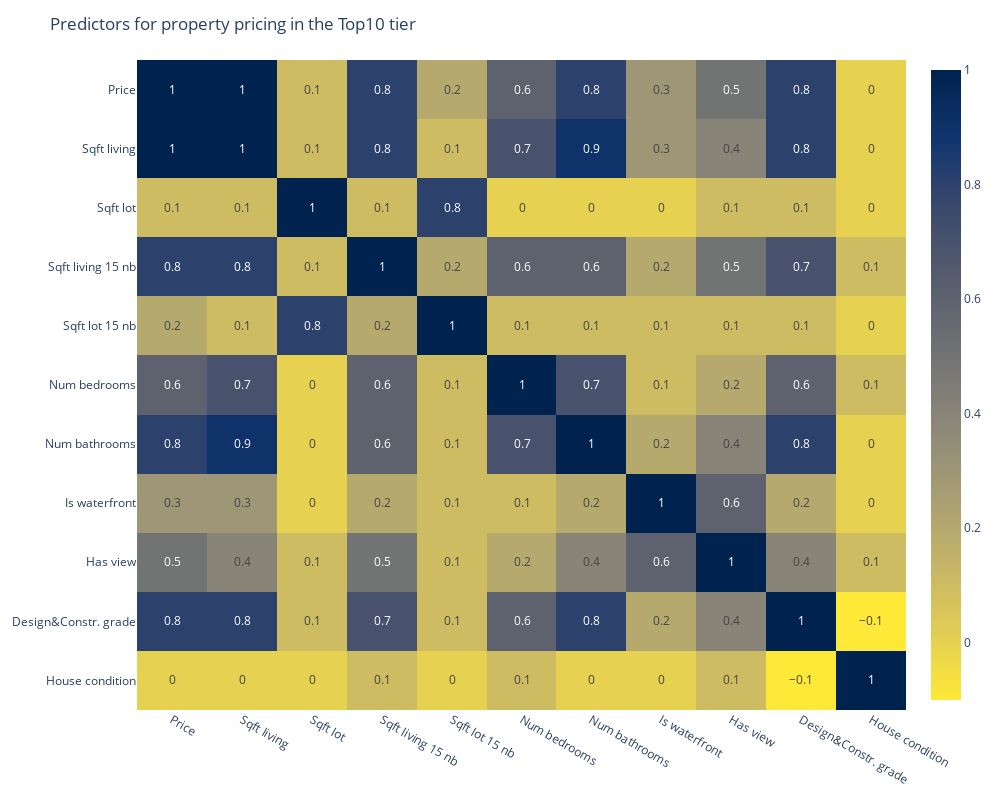

Notebook cell for this chart:
### Code cell
h2 = px.imshow(corr_mtrx, text_auto=True, aspect="auto", width=1000, height=800, color_continuous_scale=px.colors.sequential.Cividis_r,
    x=['Price', 'Sqft living', 'Sqft lot', 'Sqft living 15 nb', 'Sqft lot 15 nb', 'Num bedrooms', 'Num bathrooms','Is waterfront','Has view','Design&Constr. grade','House condition'],
    y=['Price', 'Sqft living', 'Sqft lot', 'Sqft living 15 nb', 'Sqft lot 15 nb', 'Num bedrooms', 'Num bathrooms','Is waterfront','Has view','Design&Constr. grade','House condition']
)
h2.update_layout(title="Predictors for property pricing in the Top10 tier",
    legend_title="Corr strength",
)
h2.show()

### Figure 1 — Plotly figure (JSON) as saved in the notebook; plotly's stock layout.template omitted (floating-point values rounded to 4 significant figures)
{"data": [{"coloraxis": "coloraxis", "hovertemplate": "x: %{x}<br>y: %{y}<br>color: %{z}<extra></extra>", "name": "0", "texttemplate": "%{z}", "type": "heatmap", "x": ["Price", "Sqft living", "Sqft lot", "Sqft living 15 nb", "Sqft lot 15 nb", "Num bedrooms", "Num bathrooms", "Is waterfront", "Has view", "Design&Constr. grade", "House condition"], "xaxis": "x", "y": ["Price", "Sqft living", "Sqft lot", "Sqft living 15 nb", "Sqft lot 15 nb", "Num bedrooms", "Num bathrooms", "Is waterfront", "Has view", "Design&Constr. grade", "House condition"], "yaxis": "y", "z": [[1, 1, 0.1, 0.8, 0.2, 0.6, 0.8, 0.3, 0.5, 0.8, 0], [1, 1, 0.1, 0.8, 0.1, 0.7, 0.9, 0.3, 0.4, 0.8, 0], [0.1, 0.1, 1, 0.1, 0.8, 0, 0, 0, 0.1, 0.1, 0], [0.8, 0.8, 0.1, 1, 0.2, 0.6, 0.6, 0.2, 0.5, 0.7, 0.1], [0.2, 0.1, 0.8, 0.2, 1, 0.1, 0.1, 0.1, 0.1, 0.1, 0], [0.6, 0.7, 0, 0.6, 0.1, 1, 0.7, 0.1, 0.2, 0.6, 0.1], [0.8, 0.9, 0, 0.6, 0.1, 0.7, 1, 0.2, 0.4, 0.8, 0], [0.3, 0.3, 0, 0.2, 0.1, 0.1, 0.2, 1, 0.6, 0.2, 0], [0.5, 0.4, 0.1, 0.5, 0.1, 0.2, 0.4, 0.6, 1, 0.4, 0.1], [0.8, 0.8, 0.1, 0.7, 0.1, 0.6, 0.8, 0.2, 0.4, 1, -0.1], [0, 0, 0, 0.1, 0, 0.1, 0, 0, 0.1, -0.1, 1]]}], "layout": {"coloraxis": {"colorscale": [[0, "#fee838"], [0.1111, "#e1cc55"], [0.2222, "#c3b369"], [0.3333, "#a59c74"], [0.4444, "#8a8678"], [0.5556, "#707173"], [0.6667, "#575d6d"], [0.7778, "#3b496c"], [0.8889, "#123570"], [1, "#00224e"]]}, "height": 800, "legend": {"title": {"text": "Corr strength"}}, "margin": {"t": 60}, "title": {"text": "Predictors for property pricing in the Top10 tier"}, "width": 1000, "xaxis": {"anchor": "y", "domain": [0, 1]}, "yaxis": {"anchor": "x", "autorange": "reversed", "domain": [0, 1]}}}
